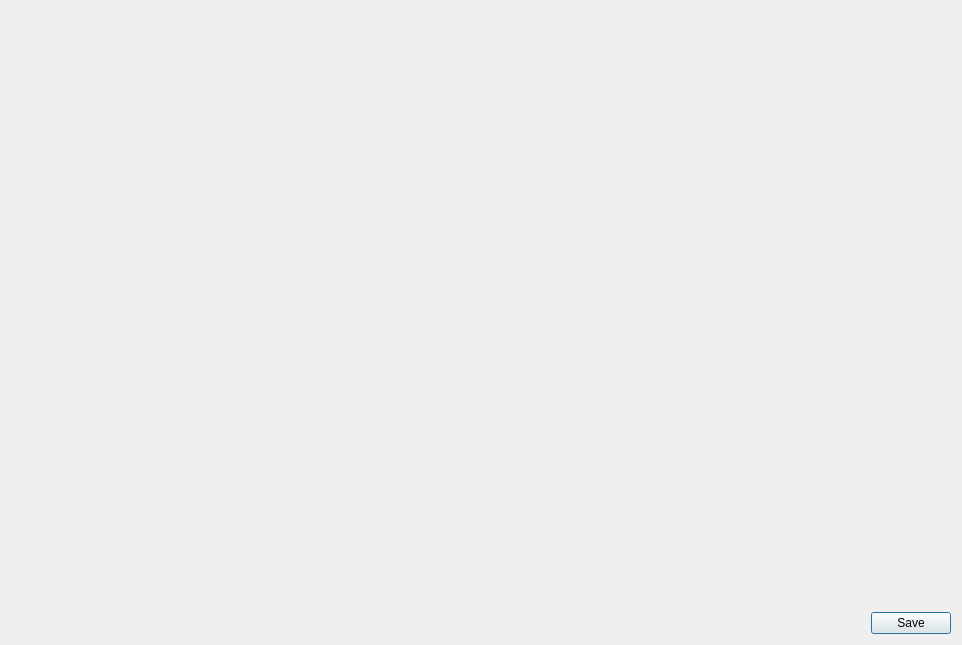
<?xml version="1.0" encoding="UTF-8"?>
<ui version="4.0">
 <class>Dialog</class>
 <widget class="QDialog" name="Dialog">
  <property name="geometry">
   <rect>
    <x>0</x>
    <y>0</y>
    <width>962</width>
    <height>645</height>
   </rect>
  </property>
  <property name="windowTitle">
   <string>Dialog</string>
  </property>
  <layout class="QGridLayout" name="gridLayout">
   <item row="1" column="1">
    <widget class="QPushButton" name="btnSave">
     <property name="text">
      <string>Save</string>
     </property>
    </widget>
   </item>
   <item row="1" column="0">
    <spacer name="horizontalSpacer">
     <property name="orientation">
      <enum>Qt::Horizontal</enum>
     </property>
     <property name="sizeHint" stdset="0">
      <size>
       <width>40</width>
       <height>20</height>
      </size>
     </property>
    </spacer>
   </item>
   <item row="0" column="0" colspan="2">
    <widget class="QCustomPlot" name="plot" native="true"/>
   </item>
  </layout>
 </widget>
 <customwidgets>
  <customwidget>
   <class>QCustomPlot</class>
   <extends>QWidget</extends>
   <header>qcustomplot.h</header>
   <container>1</container>
  </customwidget>
 </customwidgets>
 <resources/>
 <connections/>
</ui>
